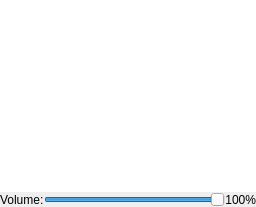
     <widget class="QWidget" name="tabSFX">
      <attribute name="title">
       <string>SFX</string>
      </attribute>
      <layout class="QVBoxLayout" name="verticalLayout_3">
       <property name="spacing">
        <number>0</number>
       </property>
       <property name="leftMargin">
        <number>0</number>
       </property>
       <property name="topMargin">
        <number>0</number>
       </property>
       <property name="rightMargin">
        <number>0</number>
       </property>
       <property name="bottomMargin">
        <number>0</number>
       </property>
       <item>
        <widget class="QListWidget" name="lstSFX">
         <property name="styleSheet">
          <string notr="true">QListWidget::indicator
{
	image: url(:/icons/play.png);
}

QListWidget::indicator:checked
{
	image: url(:/icons/stop.png);
}</string>
         </property>
         <property name="frameShape">
          <enum>QFrame::NoFrame</enum>
         </property>
        </widget>
       </item>
       <item>
        <widget class="QWidget" name="widget_4" native="true">
         <property name="sizePolicy">
          <sizepolicy hsizetype="Preferred" vsizetype="Fixed">
           <horstretch>0</horstretch>
           <verstretch>0</verstretch>
          </sizepolicy>
         </property>
         <layout class="QHBoxLayout" name="horizontalLayout_3">
          <property name="spacing">
           <number>0</number>
          </property>
          <property name="leftMargin">
           <number>0</number>
          </property>
          <property name="topMargin">
           <number>0</number>
          </property>
          <property name="rightMargin">
           <number>0</number>
          </property>
          <property name="bottomMargin">
           <number>0</number>
          </property>
          <item>
           <widget class="QLabel" name="label_2">
            <property name="text">
             <string>Volume:</string>
            </property>
           </widget>
          </item>
          <item>
           <widget class="QSlider" name="sldSFXVolume">
            <property name="maximum">
             <number>100</number>
            </property>
            <property name="value">
             <number>100</number>
            </property>
            <property name="orientation">
             <enum>Qt::Horizontal</enum>
            </property>
           </widget>
          </item>
          <item>
           <widget class="QLabel" name="lblSFXVolume">
            <property name="text">
             <string>100%</string>
            </property>
            <property name="alignment">
             <set>Qt::AlignRight|Qt::AlignTrailing|Qt::AlignVCenter</set>
            </property>
           </widget>
          </item>
         </layout>
        </widget>
       </item>
      </layout>
     </widget>
